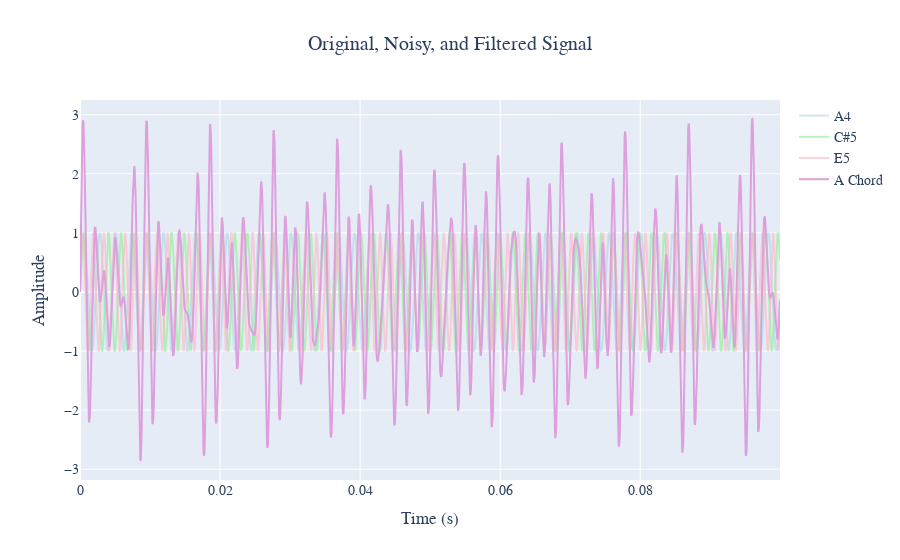

Notebook cell for this chart:
### Code cell
# generate sin waves
sin = sinWave(amp = amplitude, sampleTime=sr)
t = sin.getDomain()
sin.f = a4_freq
a4_y = sin.createSinWave(time=t)
sin.f = csharp5_freq
csharp5_y = sin.createSinWave(time=t)
sin.f = e5_freq
e5_y = sin.createSinWave(time=t)
a_chord = a4_y + csharp5_y + e5_y

#plot graph
fig = go.Figure()
fig.add_trace(go.Scatter(
    x=t[:len(t)//10],
    y=a4_y[:len(t)//10],
    mode='lines',
    name='A4',
    line=dict(color='rgba(173, 216, 230, 0.6)'), 
))

fig.add_trace(go.Scatter(
    x=t[:len(t)//10],
    y=csharp5_y[:len(t)//10],
    mode='lines',
    name='C#5',
    line=dict(color='rgba(144, 238, 144, 0.6)'),  
))

fig.add_trace(go.Scatter(
    x=t[:len(t)//10],
    y=e5_y[:len(t)//10],
    mode='lines',
    name='E5',
    line=dict(color='rgba(255, 182, 193, 0.6) '), 
))

fig.add_trace(go.Scatter(
    x=t[:len(t)//10],
    y=a_chord[:len(t)//10],
    mode='lines',
    name='A Chord',
    line=dict(color='rgba(221, 160, 221, 1.0)') 
))

fig.update_layout(
    title={
        'text':'Original, Noisy, and Filtered Signal',
        'x': 0.5},
    xaxis_title='Time (s)',
    yaxis_title='Amplitude',
    font=dict(family="Arial", size=14)
)

fig.show()

### Figure 1 — Plotly figure (JSON) as saved in the notebook; plotly's stock layout.template omitted (floating-point values rounded to 4 significant figures; data arrays with more than 128 entries replaced by an {"elided": "..."} marker saying what was removed)
{"data": [{"line": {"color": "rgba(173, 216, 230, 0.6)"}, "mode": "lines", "name": "A4", "type": "scatter", "x": {"elided": "2205 float values"}, "y": {"elided": "2205 float values"}}, {"line": {"color": "rgba(144, 238, 144, 0.6)"}, "mode": "lines", "name": "C#5", "type": "scatter", "x": {"elided": "2205 float values"}, "y": {"elided": "2205 float values"}}, {"line": {"color": "rgba(255, 182, 193, 0.6) "}, "mode": "lines", "name": "E5", "type": "scatter", "x": {"elided": "2205 float values"}, "y": {"elided": "2205 float values"}}, {"line": {"color": "rgba(221, 160, 221, 1.0)"}, "mode": "lines", "name": "A Chord", "type": "scatter", "x": {"elided": "2205 float values"}, "y": {"elided": "2205 float values"}}], "layout": {"font": {"family": "Arial", "size": 14}, "title": {"text": "Original, Noisy, and Filtered Signal", "x": 0.5}, "xaxis": {"title": {"text": "Time (s)"}}, "yaxis": {"title": {"text": "Amplitude"}}}}
